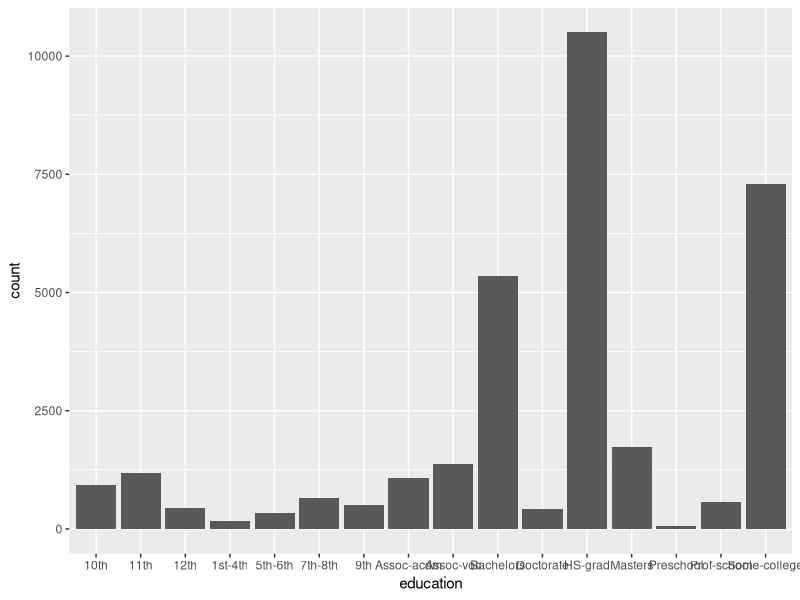
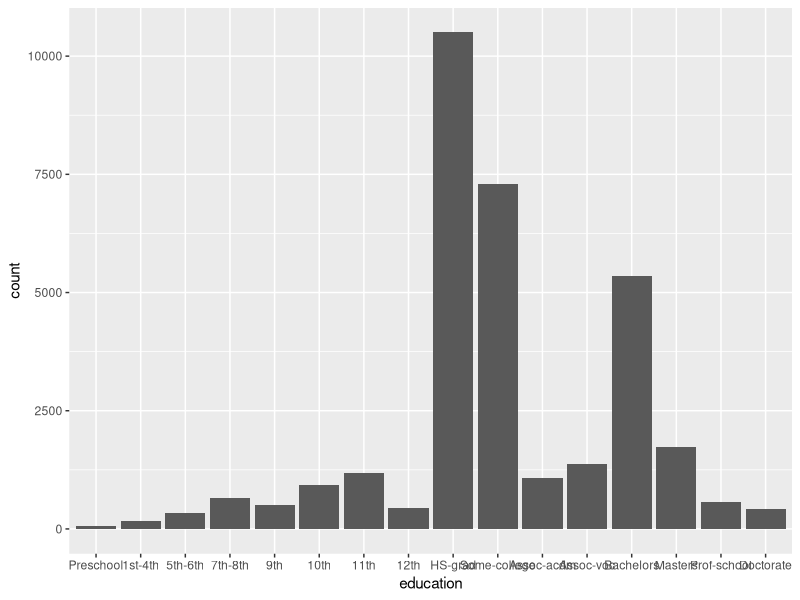
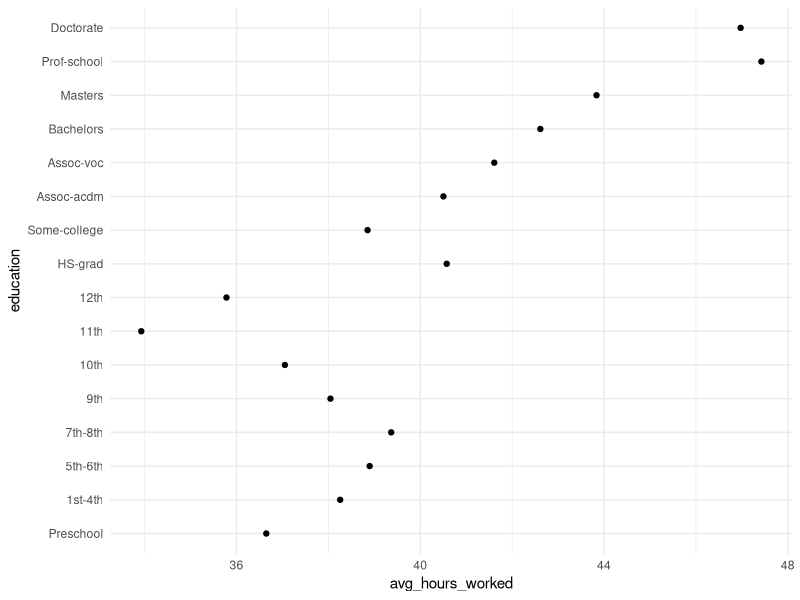
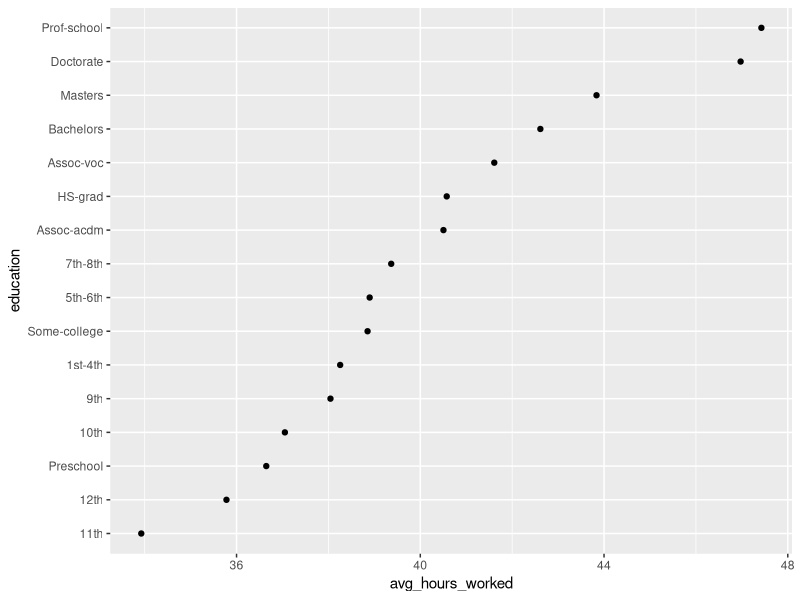
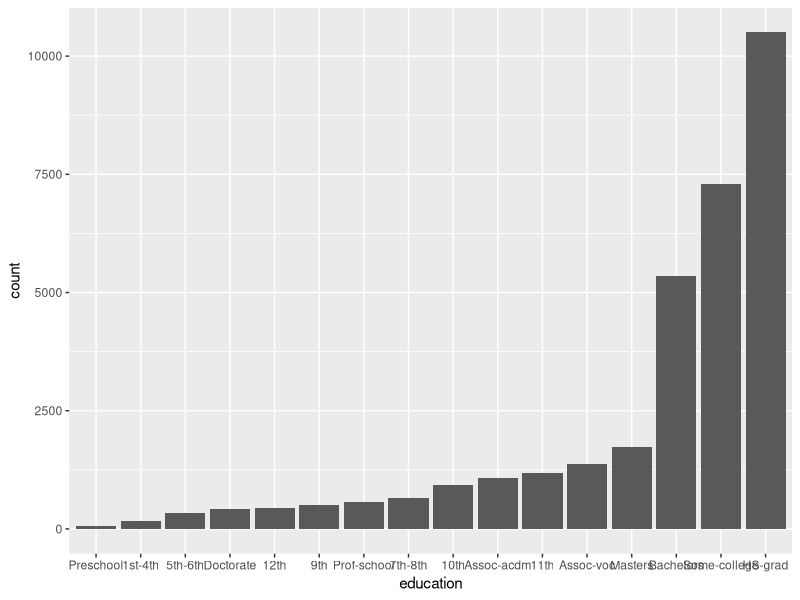
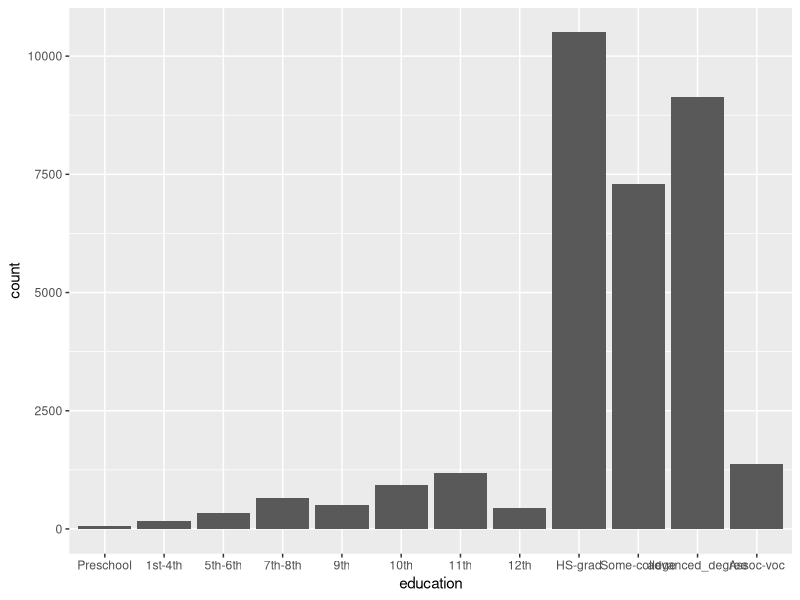
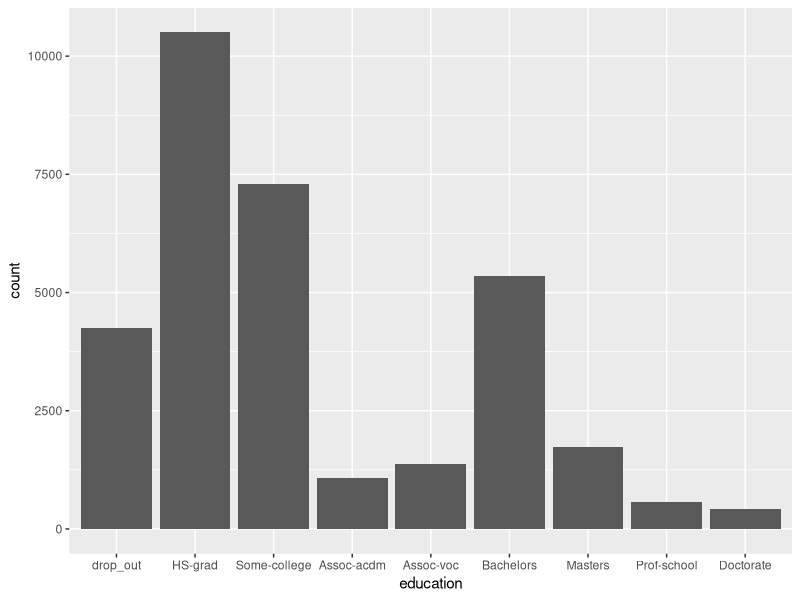

Source code (R) for these figures, in order:
## ---- chunk 1
library('tidyverse')
## ---- chunk 2
income_predict_data <- read_csv("forcats_data.csv")
## ---- chunk 3
# view data
income_predict_data
## ---- chunk 4
income_predict_data %>%
  count(race)
## ---- chunk 5
income_predict_data %>%
  ggplot(aes(education)) + 
  geom_bar()

## ---- chunk 6
# view possible categories
unique(income_predict_data$education)

# order categories
education_levels <- c("Preschool", "1st-4th", "5th-6th", "7th-8th", "9th", "10th", "11th", "12th", "HS-grad", "Some-college", "Assoc-acdm", "Assoc-voc", "Bachelors", "Masters", "Prof-school", "Doctorate")

income_predict_data$education <- factor(income_predict_data$education, levels=education_levels)

income_predict_data %>%
  ggplot(aes(education)) + 
  geom_bar()
## ---- chunk 7
# view possible categories
unique(income_predict_data$hours_per_week)

# order categories
sorted_hours <- sort(unique(income_predict_data$hours_per_week))

sorted_hours 
## ---- chunk 8
# create average hours worked variable (by education level)
education_hours_summary <- income_predict_data %>%
  group_by(education) %>%
  summarise(
    avg_hours_worked = mean(hours_per_week, na.rm = TRUE)
  )

# plot average hours worked vs education level 
ggplot(education_hours_summary) + 
  geom_point(aes(avg_hours_worked, education)) + 
  theme_minimal()

## ---- chunk 9
education_hours_summary %>%
  mutate(education = fct_reorder(education, avg_hours_worked)) %>%
  ggplot(aes(avg_hours_worked, education)) + 
  geom_point()
## ---- chunk 10
income_predict_data %>%
  mutate(education = education %>% fct_infreq() %>% fct_rev()) %>%
  ggplot(aes(education)) + 
  geom_bar()
## ---- chunk 11
income_predict_data %>%
  mutate(education = fct_recode(education, 
         "Associates" = "Assoc-acdm",
         "Vocational" = "Assoc-voc",
         "Professional" = "Prof-school"
         )) %>%
  count(education)
## ---- chunk 12
# lump the smallest groups together to other, num big groups = 5
income_predict_data %>%
  mutate(education = fct_lump(education, n = 5)) %>%
  count(education)
## ---- chunk 13
income_predict_data %>%
  mutate(education = fct_collapse(education,
        advanced_degree = c("Assoc-acdm","Bachelors", "Masters",
                            "Doctorate", "Prof-school")
  )) %>%
  ggplot(aes(education)) + 
  geom_bar()
## ---- chunk 14
income_predict_data %>%
mutate(education = fct_recode(education,
      "drop_out" = "Preschool",
      "drop_out" = "1st-4th",
      "drop_out" = "5th-6th",
      "drop_out" = "7th-8th", 
      "drop_out" = "9th",
      "drop_out" = "10th", 
      "drop_out" = "11th",
      "drop_out" = "12th")
      ) %>%
ggplot(aes(education)) + 
geom_bar()
  
